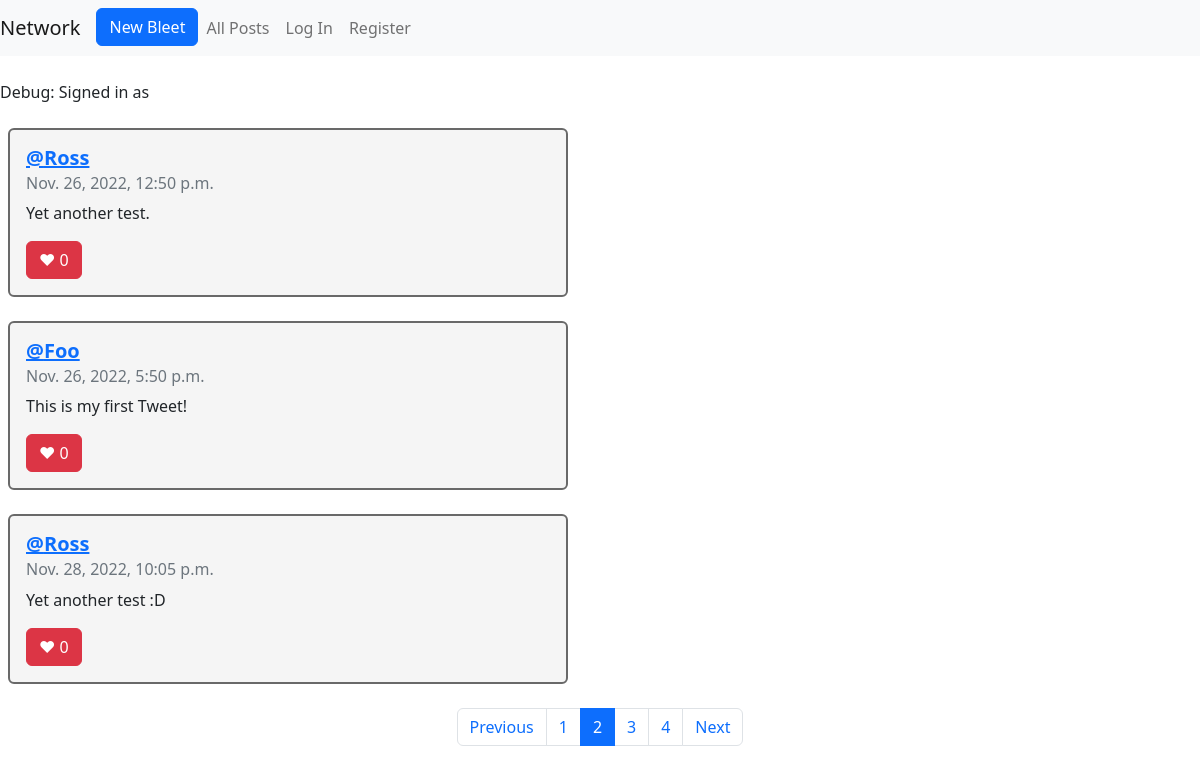
The app's page /allPosts?page=2 with its own data.
### network/models.py (models this page shows)
class Tweet(models.Model):
    author = models.ForeignKey(User, on_delete=models.CASCADE)
    tweetText = models.CharField(max_length=255)
    posted = models.DateTimeField(auto_now_add=True)
    like = models.ManyToManyField(User, blank=True, related_name="likes")
    def __str__(self):
        return f"{self.author} tweeted: {self.tweetText}"

class User(AbstractUser):
    pass

### network/views.py (the view)
# urls.py: path("allPosts", views.allPosts, name="allPosts"),
def allPosts(request):
    tweets = Tweet.objects.all()
    paginator = Paginator(tweets, 3)
    page_number = request.GET.get('page')
    page_obj = paginator.get_page(page_number)
    print(tweets)
    return render(request, "network/allPosts.html", {
        "page_obj": page_obj
    })

### network/templates/network/allPosts.html (shortened to what this page needs)
   {% extends "network/layout.html" %}
   {% block body %}
   <br>
   Debug: Signed in as <strong>{{ user.username }}</strong>
   <br>
   <br>
   {% for tweet in page_obj %}
   <div class="ms-2 card" style="width: 35rem" data-id="{{tweet.id}}";>
     <div class="card-body rounded">
      <h5 class="card-title" href="#"><a href="{% url 'profile' user_id=tweet.author.id%}"><b>@{{ tweet.author}}</b></h5></a>
      <h6 class="card-subtitle mb-2 text-muted">{{tweet.posted}}</h6>
      <p class="card-text" id="tweetText">{{tweet.tweetText}}</p>
      {% if user.username in tweet.like.all|stringformat:'s' %}
      <button class="btn btn-danger float-left" id="foo">&hearts;&nbsp;<span id="number">{{ tweet.like.all.count }}</span></button>
      {% else %}
      <button class="btn btn-secondary float-left" id="foo">&hearts;&nbsp;<span id="number">{{ tweet.like.all.count }}</span></button>
      {% endif %}
   </div>
</div>
<br>
{% endfor %}
    <nav aria-label="Page navigation example">
      <ul class="pagination justify-content-center">
        {% if page_obj.has_previous %}
          <li class="page-item">
            <a class="page-link" href="?page={{ page_obj.previous_page_number }}">Previous</a>
          </li>
        {% else %}
          <li class="page-item disabled">
            <a class="page-link" href="#" tabindex="-1" aria-disabled="True">Previous</a>
          </li>
        {% endif %}
        {% for i in page_obj.paginator.page_range %}
          {% if page_obj.number == i %}
            <li class="page-item active" aria-current="page">
              <span class="page-link">
                {{ i }}
              </span>
            </li>
          {% else %}
            <li class="page-item"><a class="page-link" href="?page={{ i }}">{{ i }}</a></li>
          {% endif %}
        {% endfor %}
        {% if page_obj.has_next %}
          <li class="page-item">
            <a class="page-link" href="?page={{ page_obj.next_page_number }}">Next</a>
          </li>
        {% else %}
          <li class="page-item disabled">
            <a class="page-link" href="#" tabindex="-1" aria-disabled="True">Next</a>
          </li>
        {% endif %}
      </ul>
    </nav>
{% endblock %}

### network/static/network/styles.css (style rules this page uses)
.card { background-color: #F5F5F5; border: 2px solid dimgrey; }

### records on screen
Tweet: author "Ross", posted "Nov. 26, 2022, 12:50 p.m.", tweetText "Yet another test.", like.all.count "0"
Tweet: author "Foo", posted "Nov. 26, 2022, 5:50 p.m.", tweetText "This is my first Tweet!", like.all.count "0"
Tweet: author "Ross", posted "Nov. 28, 2022, 10:05 p.m.", tweetText "Yet another test :D", like.all.count "0"

### other values on screen
{{ i }} "1" "3" "4"
{{ i }} "2"
